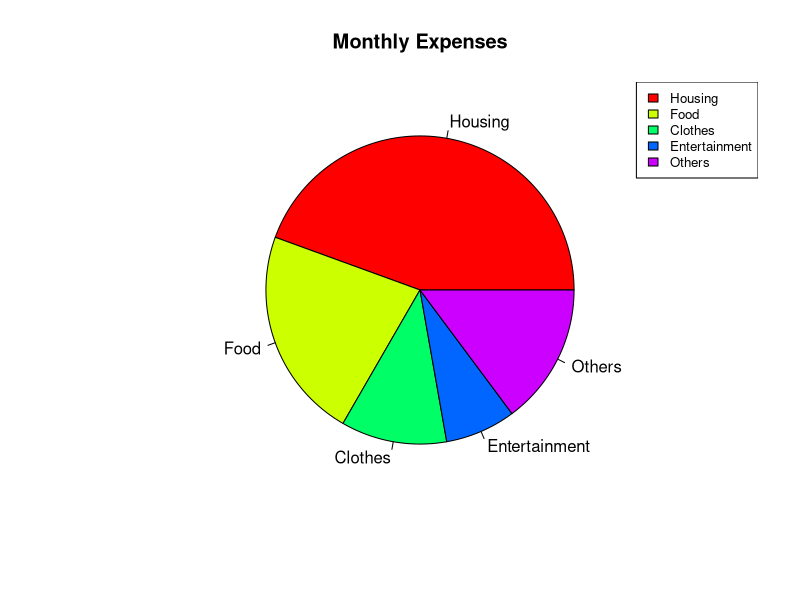

This figure's R source:
t = c(600, 300, 150, 100, 200)
b = c("Housing", "Food", "Clothes", "Entertainment", "Others")
pie(t, labels = b, main = "Monthly Expenses", col = rainbow(length(t)))
legend("topright", b, cex = 0.8, fill = rainbow(length(t)))